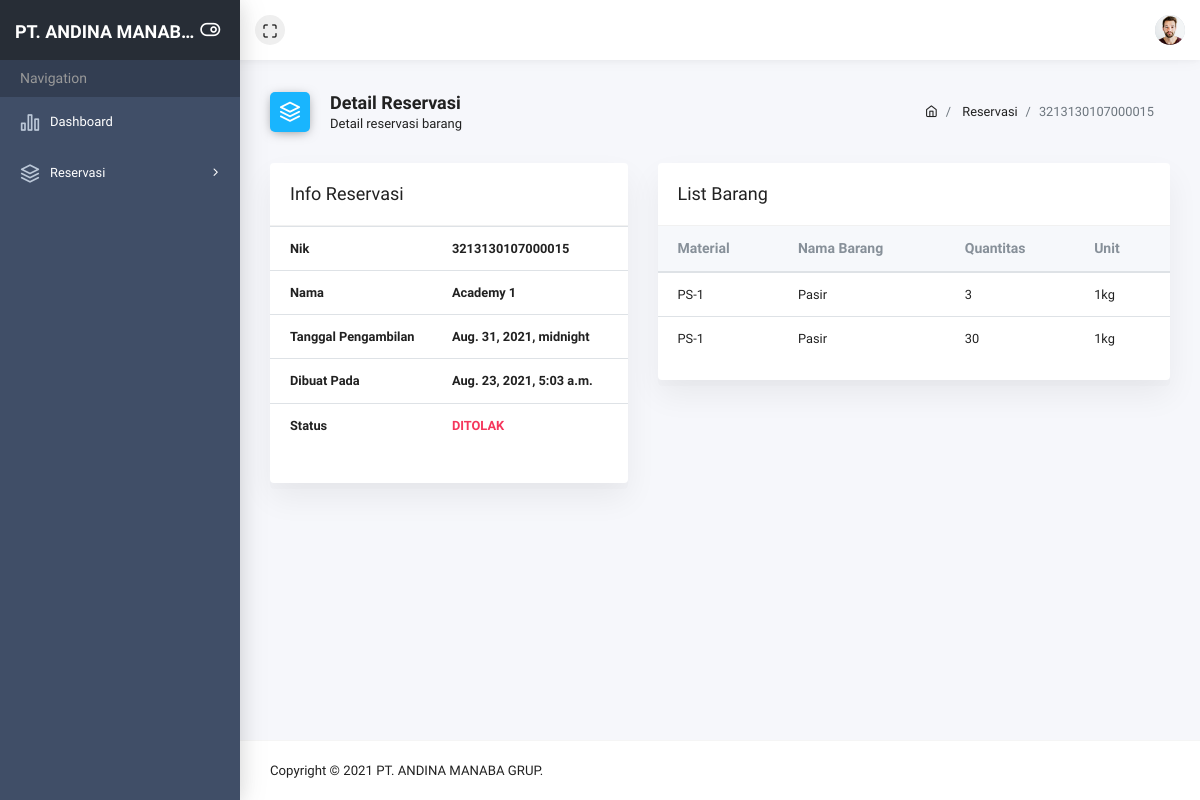
Page /reservation/detail/7/ (signed in) on the committed database.
### app_user/models.py (models this page shows, shortened)
class UserDetail(models.Model):
    user = models.OneToOneField(User, on_delete=models.CASCADE)
    photo = models.ImageField(upload_to='images/user', blank=True)
    address = models.TextField(blank=True)
    phone = models.CharField(max_length=15, blank=True)
    gender = models.CharField(max_length=1, choices=Gender.choices, default=Gender.MALE, blank=True)
    created_at = models.DateTimeField(auto_now_add=True)
    updated_at = models.DateTimeField(auto_now=True)

### app_admin/models.py (models this page shows, shortened)
class Reservation(models.Model):
    user = models.ForeignKey(User, on_delete=models.CASCADE)
    schedule = models.DateTimeField(default=datetime.now, blank=True, null=True)
    nik = models.CharField(max_length=80)
    name = models.CharField(max_length=80)
    status = models.IntegerField(choices=ReservationStatus.choices, default=ReservationStatus.PANDING)
    undo = models.BooleanField(default=False, blank=True)
    created = models.DateTimeField(auto_now_add=True)
    updated = models.DateTimeField(auto_now=True)

class ItemReservation(models.Model):
    user = models.ForeignKey(User, on_delete=models.CASCADE)
    reservation = models.ForeignKey(Reservation, on_delete=models.CASCADE, null=True, blank=True)
    provider = models.CharField(max_length=80, blank=True)
    item = models.ForeignKey(Item, on_delete=models.CASCADE)
    quantity = models.IntegerField(default=0, blank=True)
    unit = models.CharField(max_length=50, blank=True)
    created = models.DateTimeField(auto_now_add=True)
    updated = models.DateTimeField(auto_now=True)

class Item(models.Model):
    name = models.CharField(max_length=80)
    price = models.IntegerField(default=0)
    stock = models.IntegerField(default=0)
    unit = models.CharField(max_length=80, blank=True)
    provider = models.CharField(max_length=80, blank=True)
    created = models.DateTimeField(auto_now_add=True)
    updated = models.DateTimeField(auto_now=True)

### app_user/views.py (the view)
# urls.py: path('reservation/detail/<int:pk>/', reservation_detail, name='reservation-detail'),
@login_required(login_url='/signin/')
def reservation_detail(request, pk):
    if is_admin(request.user):
        return redirect('admin-home')
    else:
        reservation = Reservation.objects.get(pk=pk)
        reservation_items = ItemReservation.objects.filter(reservation=reservation)
        context = {'reservation': reservation, 'reservation_items': reservation_items}
        return render(request, 'app_user/reservation-detail.html', context)

### templatetags/user.py (called while the page is built)
@register.filter
def getUserPhoto(user_id):
    try:
        return UserDetail.objects.get(user__id=user_id).photo
    except:
        return ""

@register.filter
def is_admin(user):
    return user.groups.filter(name=UserRole.ADMIN.value).exists()

### utils/helpers.py (called while the page is built)
def is_admin(user: User) -> bool:
    groupName = UserRole.ADMIN.value
    group = Group.objects.get(name=groupName)
    if group in user.groups.all():
        return True
    else:
        return False

### templates/app_user/reservation-detail.html (shortened to what this page needs)
{% extends 'base.html' %}
{% block heading_icon %}
<i class="ik ik-layers bg-blue"></i>
{% endblock heading_icon %}
{% block heading %}
<h5>Detail Reservasi</h5>
<span>Detail reservasi barang</span>
{% endblock heading %}
{% block breadcrumb %}
<li class="breadcrumb-item">
    <a href="{% url 'reservation-list' %}">Reservasi</a>
</li>
<li class="breadcrumb-item active" aria-current="page">{{reservation.nik}}</li>
{% endblock breadcrumb %}
{% block content %}
<div class="row">
    <div class="col-5">
        <div class="card table-card">
            <div class="card-header">
                <h3>Info Reservasi</h3>
            </div>
            <div class="card-block">
                <table class="table">
                    <tr>
                        <th>Nik</th>
                        <th>{{reservation.nik}}</th>
                    </tr>
                    <tr>
                        <th>Nama</th>
                        <th>{{reservation.name}}</th>
                    </tr>
                    <tr>
                        <th>Tanggal Pengambilan</th>
                        <th>{{reservation.schedule}}</th>
                    </tr>
                    <tr>
                        <th>Dibuat Pada</th>
                        <th>{{reservation.created}}</th>
                    </tr>
                    <tr>
                        <th>Status</th>
                        <th>
                            {% if reservation.status == 3 %}
                            <span class="text-danger">
                                DITOLAK
                            </span>
                            {% endif %}
                        </th>
                    </tr>
                </table>
            </div>
        </div>
    </div>
    <div class="col-7">
        <div class="card table-card">
            <div class="card-header">
                <h3>List Barang</h3>
            </div>
            <div class="card-block">
                <div class="table-responsive">
                    <table class="table table-hover mb-0">
                        <thead>
                            <tr>
                                <th>Material</th>
                                <th>Nama Barang</th>
                                <th>Quantitas</th>
                                <th>Unit</th>
                            </tr>
                        </thead>
                        <tbody>
                            {% for item in reservation_items %}
                            <tr>
                                <td>{{item.provider}}</td>
                                <td>{{item.item.name}}</td>
                                <td>{{item.quantity}}</td>
                                <td>{{item.unit}}</td>
                            </tr>
                            {% endfor %}
                        </tbody>
                    </table>
                </div>
            </div>
        </div>
    </div>
</div>
{% endblock content %}

### templates/components/header.html (shortened to what this page needs)
{% load static %}
{% load tags_user %}
{% load tags_admin %}
<header class="header-top" header-theme="light">
    <div class="container-fluid">
        <div class="d-flex justify-content-between">
            <div class="top-menu d-flex align-items-center">
                <button type="button" id="navbar-fullscreen" class="nav-link"><i class="ik ik-maximize"></i></button>
            </div>
            <div class="top-menu d-flex align-items-center">
                <div class="dropdown">
                    <a class="dropdown-toggle" href="#" id="userDropdown" role="button" data-toggle="dropdown" aria-haspopup="true" aria-expanded="false">
                        {% if user.pk|getUserPhoto %}
                        <img class="avatar" src="{{MEDIA_URL}}{{user.pk|getUserPhoto}}" alt="">
                        {% else %}
                        <img class="avatar" src="{% static 'images/no-profile.jpeg' %}" alt="">
                        {% endif %}
                    </a>
                </div>
            </div>
        </div>
    </div>
</header>

### rows in the picture
Reservation: nik "3213130107000015", name "Academy 1", schedule "Aug. 31, 2021, midnight", created "Aug. 23, 2021, 5:03 a.m."
ItemReservation: provider "PS-1", item.name "Pasir", quantity "3", unit "1kg"
ItemReservation: provider "PS-1", item.name "Pasir", quantity "30", unit "1kg"

### other values in the picture
{{ "PT. ANDINA MANABA GRUP"|truncatechars:17 }} "PT. ANDINA MANAB…"
